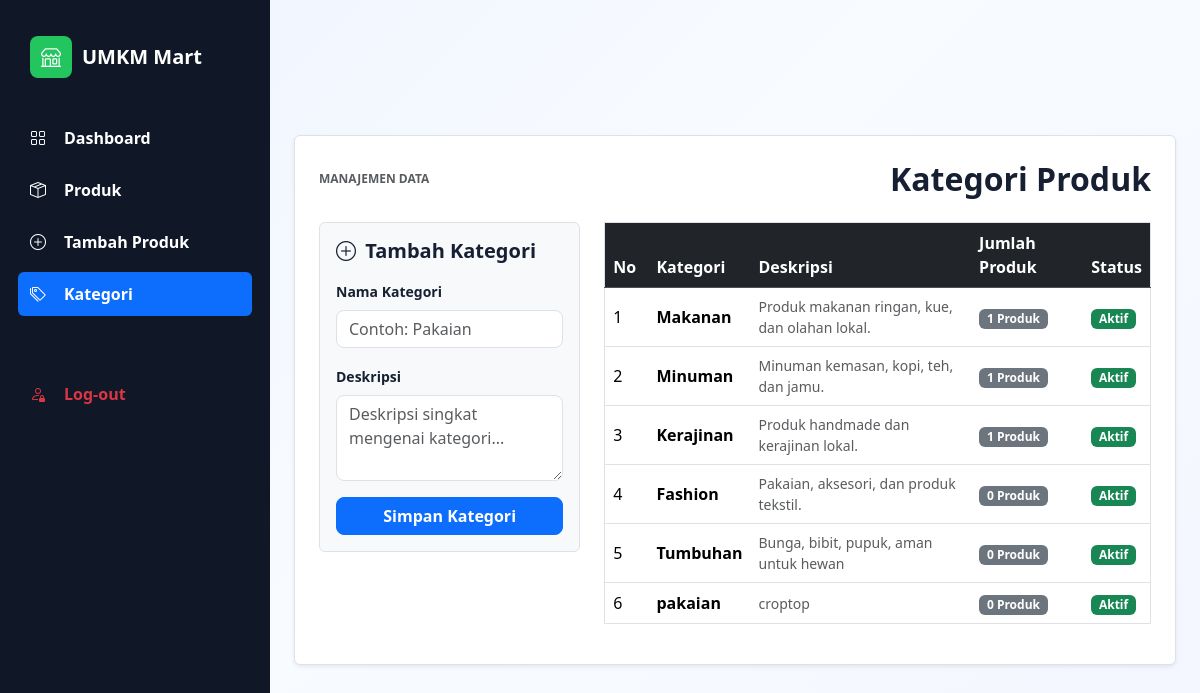
The page /kategori.php (signed in) on the database its author committed.
### tables this page shows
CREATE TABLE `kategori_produk` (
  `id_kategori` int(10) UNSIGNED NOT NULL,
  `nama_kategori` varchar(80) NOT NULL,
  `deskripsi_kategori` varchar(250) DEFAULT NULL,
  `status_kategori` enum('aktif','nonaktif') NOT NULL DEFAULT 'aktif',
  `created_at` timestamp NOT NULL DEFAULT current_timestamp(),
  `updated_at` timestamp NOT NULL DEFAULT current_timestamp() ON UPDATE current_timestamp()
);

### kategori.php (the view, shortened to what this page needs)
<?php
include "koneksi.php";
$sqlKategori = "SELECT kp.*, (SELECT COUNT(*) FROM produk WHERE produk.id_kategori = kp.id_kategori) AS jumlah_produk FROM kategori_produk kp ORDER BY kp.id_kategori ASC";
$queryKategori = mysqli_query($koneksi, $sqlKategori);
?>
<!doctype html>
<html lang="id">
<head>
  <link href="https://cdn.jsdelivr.net/npm/bootstrap@5.3.3/dist/css/bootstrap.min.css" rel="stylesheet">
  <link href="https://cdn.jsdelivr.net/npm/bootstrap-icons@1.11.3/font/bootstrap-icons.min.css" rel="stylesheet">
  <link href="style.css" rel="stylesheet">
</head>
<body>
  <div class="layout">
    <aside class="sidebar">
      <div class="brand"><i class="bi bi-shop"></i><span>UMKM Mart</span></div>
      <nav class="nav flex-column gap-2">
        <a href="home.php" class="nav-link text-white"><i class="bi bi-grid me-2"></i> Dashboard</a>
        <a href="produk.php" class="nav-link text-white"><i class="bi bi-box-seam me-2"></i> Produk</a>
        <a href="form-produk.php" class="nav-link text-white"><i class="bi bi-plus-circle me-2"></i> Tambah Produk</a>
        <a href="kategori.php" class="nav-link text-white active bg-primary rounded"><i class="bi bi-tags me-2"></i> Kategori</a>
        <a href="logout.php" class="nav-link text-danger mt-5" onclick="return confirm('Apakah Anda yakin ingin logout?')"><i class="bi bi-person-lock me-2"></i> Log-out</a>
      </nav>
    </aside>
    <main class="content p-4">
      <section id="kategori" class="panel bg-white p-4 border rounded shadow-sm">
        <div class="section-title mb-4">
          <p class="text-muted mb-0">Manajemen Data</p>
          <h2 class="fw-bold">Kategori Produk</h2>
        </div>
        <div class="row g-4">
          <div class="col-md-4">
            <div class="p-3 bg-light border rounded">
              <h5 class="fw-bold mb-3"><i class="bi bi-plus-circle me-1"></i> Tambah Kategori</h5>
              <form action="kategori.php" method="post">
                <div class="mb-3">
                  <label class="form-label small fw-semibold">Nama Kategori</label>
                  <input type="text" name="nama_kategori" class="form-control" required maxlength="80" placeholder="Contoh: Pakaian">
                </div>
                <div class="mb-3">
                  <label class="form-label small fw-semibold">Deskripsi</label>
                  <textarea name="deskripsi_kategori" class="form-control" rows="3" placeholder="Deskripsi singkat mengenai kategori..."></textarea>
                </div>
                <button class="btn btn-primary w-100 fw-bold" type="submit" name="simpan_kategori">Simpan Kategori</button>
              </form>
            </div>
          </div>
          <div class="col-md-8">
            <div class="table-responsive">
              <table class="table table-hover align-middle border">
                <thead class="table-dark">
                  <tr>
                    <th style="width: 8%;">No</th>
                    <th>Kategori</th>
                    <th>Deskripsi</th>
                    <th>Jumlah Produk</th>
                    <th>Status</th>
                  </tr>
                </thead>
                <tbody>
                  <?php
                  $no = 1;
                  if (mysqli_num_rows($queryKategori) == 0):
                  ?>
                    <tr>
                      <td colspan="5" class="text-center text-muted p-4">Belum ada data kategori.</td>
                    </tr>
                  <?php
                  else:
                    while($row = mysqli_fetch_assoc($queryKategori)):
                  ?>
                    <tr>
                      <td><?= $no++; ?></td>
                      <td class="fw-semibold"><?= htmlspecialchars($row['nama_kategori']); ?></td>
                      <td class="text-muted small"><?= htmlspecialchars($row['deskripsi_kategori'] ?? '-'); ?></td>
                      <td>
                        <span class="badge bg-secondary"><?= $row['jumlah_produk']; ?> Produk</span>
                      </td>
                      <td>
                        <span class="badge bg-success text-capitalize"><?= htmlspecialchars($row['status_kategori']); ?></span>
                      </td>
                    </tr>
                    <?php endwhile; ?>
                  <?php endif; ?>
                </tbody>
              </table>
            </div>
          </div>
        </div>
      </section>
    </main>
  </div>
</body>
</html>

### style.css (style rules this page uses)
:root { --bg: #f4f7fb; --dark: #101827; --panel: #ffffff; --line: #e5e9f0; --text: #172033; --muted: #6b7280; --primary: #2563eb; --primary-dark: #1d4ed8; --accent: #22c55e; }
* { box-sizing: border-box; }
body { margin: 0; min-height: 100vh; background: linear-gradient(135deg, #eef4ff 0%, #f8fbff 45%, #f3f6ff 100%); color: var(--text); font-family: "Segoe UI", Arial, sans-serif; }
.layout { display: grid; grid-template-columns: 270px 1fr; min-height: 100vh; }
.sidebar { position: sticky; top: 0; height: 100vh; padding: 26px 18px; background: var(--dark); }
.sidebar a, .brand { display: flex; align-items: center; gap: 10px; min-height: 44px; padding: 10px 12px; color: #cbd5e1; text-decoration: none; border-radius: 8px; font-weight: 600; }
.brand { color: #ffffff; font-size: 20px; margin-bottom: 28px; }
.brand i { display: grid; place-items: center; width: 42px; height: 42px; background: var(--accent); border-radius: 8px; }
.sidebar a:hover, .sidebar a.active { color: #ffffff; background: rgba(255,255,255,.1); }
.content { width: 100%; min-height: 100vh; display: flex; align-items: center; justify-content: center; padding: 24px; }
.hero p, .section-title p { margin: 0 0 6px; color: #93c5fd; font-size: 12px; font-weight: 800; text-transform: uppercase; }
.stats div, .panel, .product-card { border: 1px solid var(--line); border-radius: 8px; background: var(--panel); }
.panel { padding: 26px; }
.section-title { display: flex; justify-content: space-between; align-items: center; margin-bottom: 18px; }
.section-title p { color: var(--primary); }
.section-title h2 { margin: 0; font-weight: 800; }
.btn, .form-control, .form-select { border-radius: 8px; }

### rows shown on the page
kategori_produk: nama_kategori "Makanan", deskripsi_kategori "Produk makanan ringan, kue, dan olahan lokal.", jumlah_produk "1", status_kategori "Aktif"
kategori_produk: nama_kategori "Minuman", deskripsi_kategori "Minuman kemasan, kopi, teh, dan jamu.", jumlah_produk "1", status_kategori "Aktif"
kategori_produk: nama_kategori "Kerajinan", deskripsi_kategori "Produk handmade dan kerajinan lokal.", jumlah_produk "1", status_kategori "Aktif"
kategori_produk: nama_kategori "Fashion", deskripsi_kategori "Pakaian, aksesori, dan produk tekstil.", jumlah_produk "0", status_kategori "Aktif"
kategori_produk: nama_kategori "Tumbuhan", deskripsi_kategori "Bunga, bibit, pupuk, aman untuk hewan", jumlah_produk "0", status_kategori "Aktif"
kategori_produk: nama_kategori "pakaian", deskripsi_kategori "croptop", jumlah_produk "0", status_kategori "Aktif"
